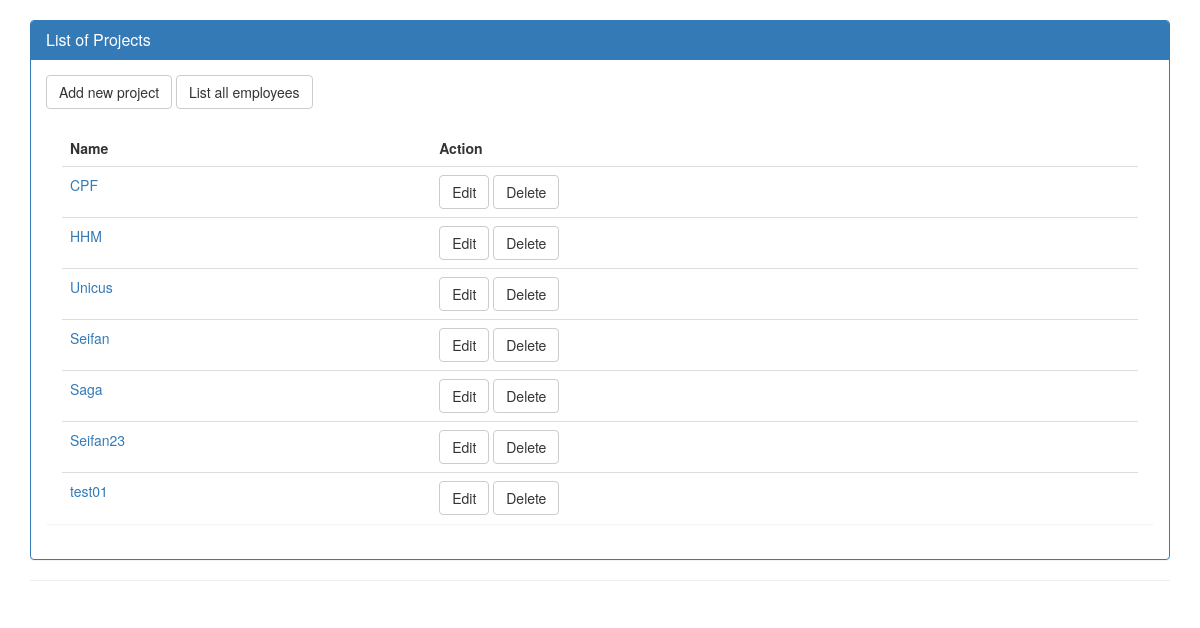
/projects/, run on the app's committed database.
### projects_management/models.py (models this page shows, shortened)
@python_2_unicode_compatible  # only if you need to support Python 2
class Project(models.Model):
    id = models.AutoField(primary_key=True)
    project_name = models.CharField(max_length=50)

### projects_management/views.py (the view)
def index(request):
    project_list = Project.objects.order_by('id')
    context = {
        'project_list': project_list,
    }
    return render(request, 'projects_management/index.html', context)

### projects_management/templates/projects_management/index.html (shortened to what this page needs)
{% extends 'projects_management/base.html' %}
{% block body_block %}
    <br/>
    <div class="panel panel-primary">
        <div class="panel-heading">
            <h3 class="panel-title">List of Projects</h3>
        </div>
        <div class="panel-body">
            <a class="btn btn-default" href="{% url 'new_project' %}" role="button">Add new project</a>
            <a class="btn btn-default" href="{% url 'all_employee' %}" role="button">List all employees</a>
            <br/><br/>
            <div class="container-fluid panel">
                {% if project_list %}
                    <table class="table table-hover" id="prg-tbl-project">
                        <th>Name</th>
                        <th>Action</th>
                        {% for project in project_list %}
                            <tr>
                                <td><a href="{% url 'project_detail' project.id %}">{{ project.project_name }}</a></td>
                                <td><a class="btn btn-default" href="{% url 'project_detail' project.id %}">Edit</a>&nbsp;<a class="btn btn-default" href="javascript: if(confirm('Are you sure to delete project {{ project.project_name }}?')) location.href='{% url "delete_project" project.id %}'">Delete</a></td>
                            </tr>
                        {% endfor %}
                    </table>
                {% else %}
                    <p>No project are available.</p>
                {% endif %}
            </div>
        </div>
    </div>
    <hr/>
{% endblock %}

### data on the page
Project: project_name "CPF"
Project: project_name "HHM"
Project: project_name "Unicus"
Project: project_name "Seifan"
Project: project_name "Saga"
Project: project_name "Seifan23"
Project: project_name "test01"
